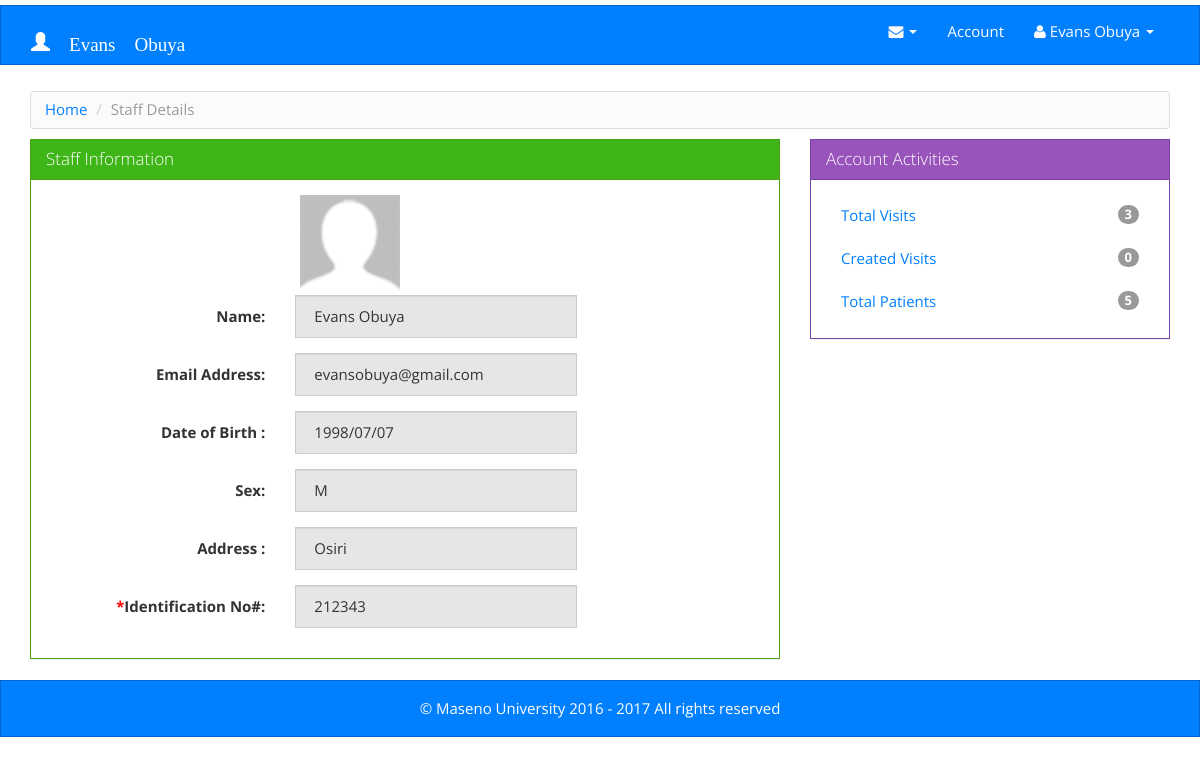
The app's page /admin/staffdetails.php (signed in) with its own data.
### tables this page shows
CREATE TABLE IF NOT EXISTS `staff` (
  `sno` int(4) NOT NULL AUTO_INCREMENT,
  `first_name` varchar(12) NOT NULL,
  `last_name` varchar(12) NOT NULL,
  `username` varchar(20) NOT NULL,
  `password` varchar(100) NOT NULL DEFAULT 'maseno',
  `level` varchar(1) NOT NULL,
  `dob` varchar(20) DEFAULT NULL,
  `email` varchar(32) DEFAULT NULL,
  `id_no` varchar(22) DEFAULT NULL,
  `tel` varchar(14) DEFAULT NULL,
  `sex` varchar(4) DEFAULT NULL,
  `address` varchar(30) DEFAULT NULL,
  `status` int(1) NOT NULL DEFAULT '1',
  `active` text,
  `profile_image` varchar(100) DEFAULT NULL,
  PRIMARY KEY (`sno`)
);

### admin/staffdetails.php (the view, shortened to what this page needs)
<?php
include 'header.php';
?>
<?php
  if(isset($_GET['username'])){
    $username = $_GET['username'];
  }else{
    $username = $_SESSION['username'];
  }
?>
<div class="container">
  <ul class="breadcrumb">
    <?php if ($_SESSION['level']==5){ ?>
      <li><a href="index.php">Home</a></li>
      <li><a href="staf.php">Hospital Staff</a></li>
      <li class="active">Staff Details</li>
      <?php }elseif ($_SESSION['level']==2) { ?>
        <li><a href="../doctor/index.php">Home</a></li>
        <li class="active">Staff Details</li>
      <?php }elseif ($_SESSION['level']==3) { ?>
        <li><a href="../pharmacy/index.php">Home</a></li>
        <li class="active">Staff Details</li>
      <?php }elseif ($_SESSION['level']==0) { ?>
        <li><a href="../reception/reception.php">Home</a></li>
        <li class="active">Staff Details</li>
      <?php }elseif ($_SESSION['level']==1) { ?>
        <li><a href="../nurse/index.php">Home</a></li>
        <li class="active">Staff Details</li>
      <?php }; ?>
    </ul>
  <div class="row">
    <div class="col-md-8">
    <div class="panel panel-success">
			            <?php
			            $query = "SELECT * FROM staff WHERE username='{$username}' ";
      					$staff = mysqli_fetch_assoc(mysqli_query($connection, $query));
      					?>
      <div class="panel-heading">
        <h3 class="panel-title">Staff Information</h3>
      </div>
      <div class="panel-body" style="height:auto">
            <div class="form-group">
              <label class="col-lg-4 control-label" for="profile_image">  </label>
              <div class="col-lg-5">
                <?php if ($staff["profile_image"] == null ){ ?>
                   <img  src="../profile_image/no_avatar.png" alt="profile pick" width="100px" height="100px" >
                <?php }else{ ?>
                   <a href="../profile_image/staff/<?php echo $staff['profile_image']?>" target="_blank"><img  src="../profile_image/staff/<?php echo $staff['profile_image']?>" alt="" width="100" height="100" class="thumbnail" ></a>
               <?php }?>
              </div>
            </div>
      		<form class="form-horizontal">
      		<div class="form-group">
              <label class="col-lg-4 control-label" for="first_name"><span class="required"></span> Name:</label>
              <div class="col-lg-5">
                <input type="text" readonly="" value="<?php echo ucwords($staff["first_name"]." ".$staff["last_name"]); ?>" class="form-control" >
              </div>
            </div>
            <div class="form-group">
              <label class="col-lg-4 control-label" for="middle_name"> Email Address: </label>
              <div class="col-lg-5">
                <input type="text" readonly="" value="<?php echo $staff["email"]; ?>"  class="form-control" >
              </div>
            </div>
            <div class="form-group">
              <label class="col-lg-4 control-label" for="contact_no2"> Date of Birth :</label>
              <div class="col-lg-5">
                <input type="text" readonly="" value="<?php echo $staff["dob"] ?>" class="form-control">
              </div>
            </div>
            <div class="form-group">
              <label class="col-lg-4 control-label" f><span class="required"></span>Sex:</label>
              <div class="col-lg-5">
                <input type="text" readonly="" value="<?php echo $staff["sex"] ?>"   class="form-control">
              </div>
            </div>
            <div class="form-group">
              <label class="col-lg-4 control-label" for="email_id"><span class="required"></span> Address :</label>
              <div class="col-lg-5">
                <input type="text" readonly="" value="<?php echo $staff["address"] ?>" class="form-control">
              </div>
            </div>
            <div class="form-group">
              <label class="col-lg-4 control-label"><span class="required">*</span>Identification No#:</label>
              <div class="col-lg-5">
                <input type="text" readonly="" value="<?php echo $staff["id_no"] ?>" class="form-control" >
              </div>
            </div>
            </form>
	      </div>
    </div>
   </div>
    <div class="col-md-4">
				    <div class="panel panel-info">
						  <div class="panel-heading">
							<h3 class="panel-title"> Account Activities </h3>
						  </div>
						  <div class="panel-body" style="height:auto">
						  			<?php
						  			$name = ucwords($staff['first_name']." ".$staff['last_name']);
						  			$sql = "SELECT * FROM student_patient ";
    								$stmt = $DB->prepare($sql);
    								$stmt->execute();
  									$Patient = count($stmt->fetchAll());
  									$sql = "SELECT * FROM visit WHERE attended=3";
    								$stmt = $DB->prepare($sql);
    								$stmt->execute();
  									$visit_count = count($stmt->fetchAll());
  									$sql = "SELECT * FROM visit WHERE created_by='{$name}' ";
    								$stmt = $DB->prepare($sql);
    								$stmt->execute();
  									$visit = count($stmt->fetchAll());
  									$sql = "SELECT * FROM visit WHERE examined_by='{$name}' ";
    								$stmt = $DB->prepare($sql);
    								$stmt->execute();
  									$exam = count($stmt->fetchAll());
  									$sql = "SELECT * FROM treatment WHERE druged_by='{$name}' ";
    								$stmt = $DB->prepare($sql);
    								$stmt->execute();
  									$drug = count($stmt->fetchAll());
  									$sql = "SELECT * FROM staff ";
    								$stmt = $DB->prepare($sql);
    								$stmt->execute();
  									$stafff = count($stmt->fetchAll());
						  			?>
					                <ul class="nav nav-pills nav-stacked">
									<?php if($staff['level'] == '0'){ ?>
							          <li><a href="#">Total Visits<span class="badge pull-right"><?php echo $visit_count;?></span></a></li>
											  <li><a href="#"> Created Visits<span class="badge pull-right"><?php echo $visit;?></span></a></li>
											  <li><a href="#">Total Patients <span class="badge pull-right"><?php echo $Patient;?></span></a></li>
							           <?php }elseif($staff['level'] == '1'){ ?>
							          <li><a href="#">Total Visits<span class="badge pull-right"></a><?php echo $visit_count;?></li>
											  <li><a href="#"> Examined Patients<span class="badge pull-right"><?php echo $exam;?></span></a></li>
							           <?php }elseif ($staff['level'] == '3'){ ?>
							             	  <li><a href="index.php">Total visits<span class="badge pull-right"></span></a></li>
											  <li><a href="#"> Exited patients <span class="badge pull-right"><?php echo $drug;?></span></a></li>
											  <li><a href="#"> Issued Medicine <span class="badge pull-right"><?php echo $drug;?></span></a></li>
							          <?php  }; ?>
										</ul>
							</div>
					</div>
    </div>
  </div>
  </div>
      <?php
      include 'footer.php';
      ?>

### style.css (style rules this page uses)
.breadcrumb { background-color: #FBFBFB; background-image: -moz-linear-gradient(center top , #FFFFFF, #F5F5F5); background-repeat: repeat-x; border: 1px solid #DDDDDD; border-radius: 3px; box-shadow: 0 1px 0 #FFFFFF inset; list-style: none outside none; margin: 5px 0 10px 0; padding: 7px 14px; }
.breadcrumb li { display: inline-block; text-shadow: 0 1px 0 #FFFFFF; }
.required { color: #f00; }

### elements/css/sb-admin.css (style rules this page uses)
body { margin-top: 1px; }
@media (min-width:768px) { body { margin-top: 5px; } }

### records on screen
staff: first_name+last_name "Evans Obuya", email "evansobuya@gmail.com", dob "1998/07/07", sex "M", address "Osiri", id_no "212343"

### other values on screen
$_SESSION['fname'].' '.$_SESSION['lname'] "Evans Obuya"
$visit_count "3"
$visit "0"
$Patient "5"
